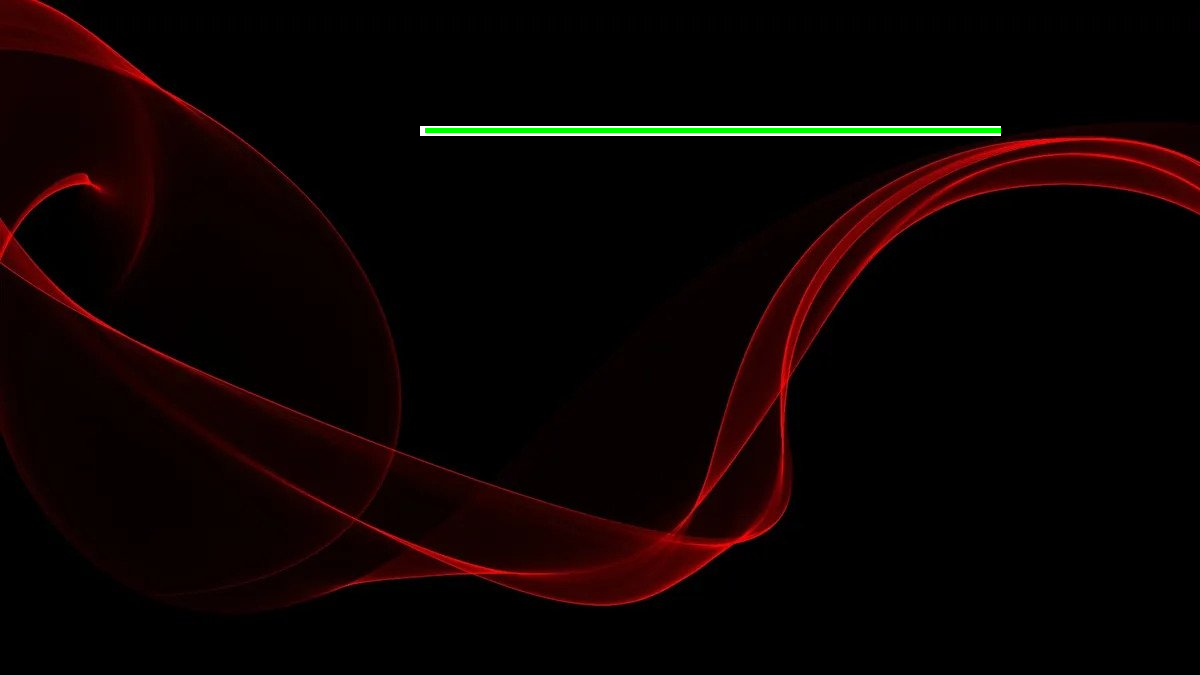

This chart was generated by the following Python code:
from PIL import Image, ImageDraw, ImageFont


img = Image.open("result.jpg")
draw = ImageDraw.Draw(img)
draw.line((420, 130, 1000, 130), fill=(255, 255, 255), width=10)
RR = 100
draw.line((425, 130, 420+((RR/100)*580), 130), fill=(0, 255, 0), width=5)
img.save("test.png")